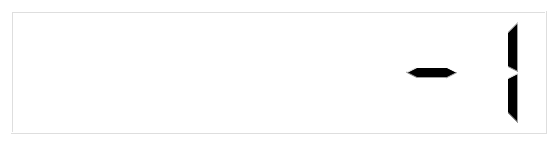
<?xml version="1.0" encoding="UTF-8"?>
<ui version="4.0">
 <class>MainWidget</class>
 <widget class="QWidget" name="MainWidget">
  <property name="geometry">
   <rect>
    <x>0</x>
    <y>0</y>
    <width>558</width>
    <height>145</height>
   </rect>
  </property>
  <property name="windowTitle">
   <string>MainWidget</string>
  </property>
  <property name="styleSheet">
   <string notr="true">background-color: rgba(255, 255, 255, 100);</string>
  </property>
  <layout class="QHBoxLayout" name="horizontalLayout">
   <item>
    <widget class="QLCDNumber" name="lcdNumber">
     <property name="digitCount">
      <number>8</number>
     </property>
     <property name="segmentStyle">
      <enum>QLCDNumber::Filled</enum>
     </property>
     <property name="value" stdset="0">
      <double>-1.000000000000000</double>
     </property>
     <property name="intValue" stdset="0">
      <number>-1</number>
     </property>
    </widget>
   </item>
  </layout>
 </widget>
 <layoutdefault spacing="6" margin="11"/>
 <resources/>
 <connections/>
</ui>
